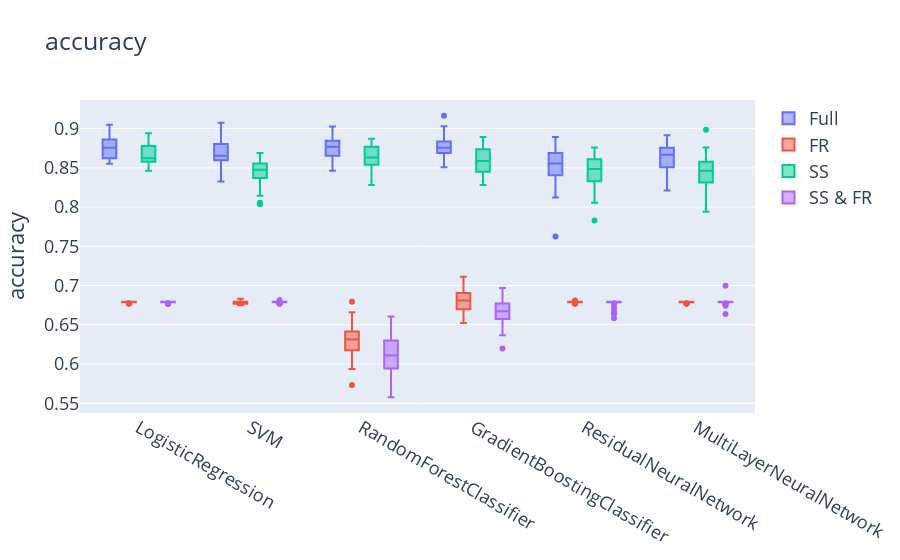
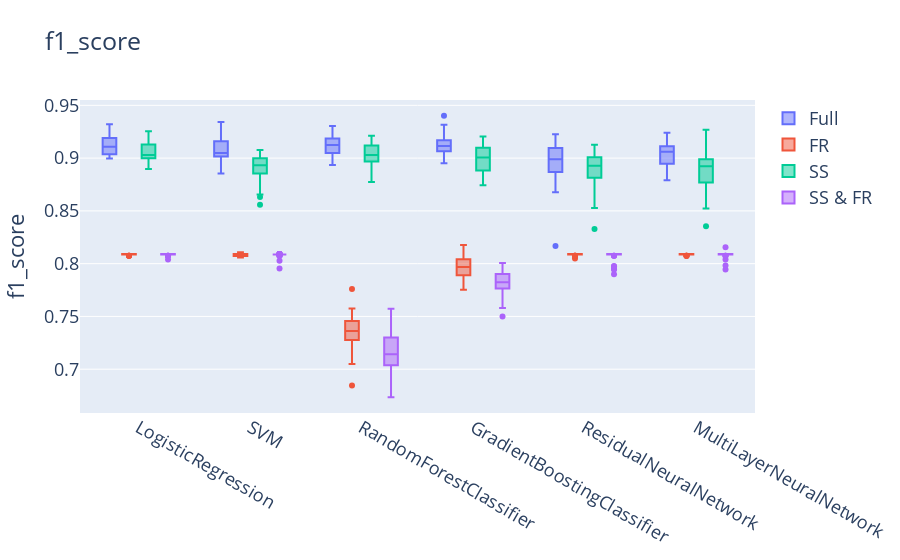
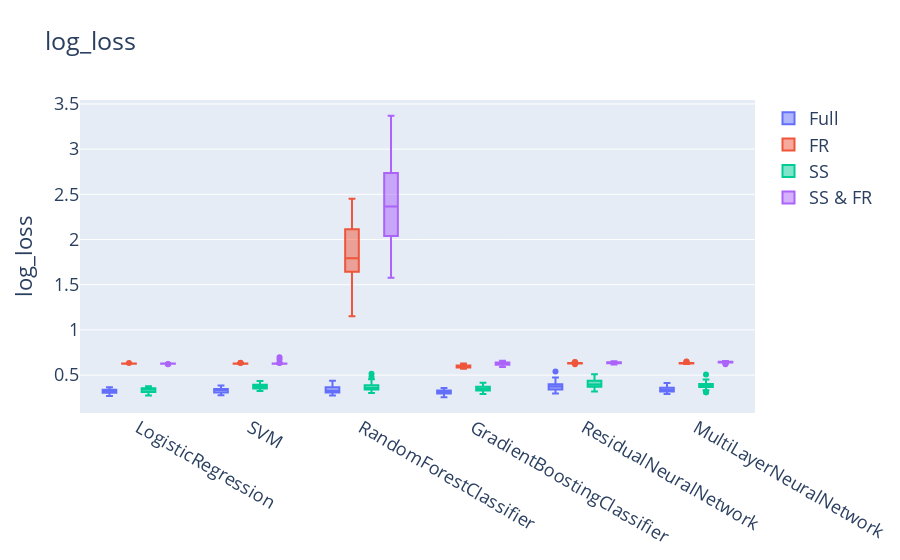

Write notebook code for charts like these, in order.
### Code cell
make_plots('accuracy')
make_plots('f1_score')
#make_plots('auc')
make_plots('log_loss')

### Figure 1 — Plotly figure (JSON) as saved in the notebook; plotly's stock layout.template omitted (floating-point values rounded to 4 significant figures; data arrays with more than 128 entries replaced by an {"elided": "..."} marker saying what was removed)
{"data": [{"name": "Full", "type": "box", "x": {"elided": "240 str values"}, "y": {"elided": "240 float values"}}, {"name": "FR", "type": "box", "x": {"elided": "240 str values"}, "y": {"elided": "240 float values"}}, {"name": "SS", "type": "box", "x": {"elided": "240 str values"}, "y": {"elided": "240 float values"}}, {"name": "SS & FR", "type": "box", "x": {"elided": "240 str values"}, "y": {"elided": "240 float values"}}], "layout": {"boxmode": "group", "font": {"size": 18}, "title": {"text": "accuracy"}, "yaxis": {"title": {"text": "accuracy"}}}}

### Figure 2 — Plotly figure (JSON) as saved in the notebook; plotly's stock layout.template omitted (floating-point values rounded to 4 significant figures; data arrays with more than 128 entries replaced by an {"elided": "..."} marker saying what was removed)
{"data": [{"name": "Full", "type": "box", "x": {"elided": "240 str values"}, "y": {"elided": "240 float values"}}, {"name": "FR", "type": "box", "x": {"elided": "240 str values"}, "y": {"elided": "240 float values"}}, {"name": "SS", "type": "box", "x": {"elided": "240 str values"}, "y": {"elided": "240 float values"}}, {"name": "SS & FR", "type": "box", "x": {"elided": "240 str values"}, "y": {"elided": "240 float values"}}], "layout": {"boxmode": "group", "font": {"size": 18}, "title": {"text": "f1_score"}, "yaxis": {"title": {"text": "f1_score"}}}}

### Figure 3 — Plotly figure (JSON) as saved in the notebook; plotly's stock layout.template omitted (floating-point values rounded to 4 significant figures; data arrays with more than 128 entries replaced by an {"elided": "..."} marker saying what was removed)
{"data": [{"name": "Full", "type": "box", "x": {"elided": "240 str values"}, "y": {"elided": "240 float values"}}, {"name": "FR", "type": "box", "x": {"elided": "240 str values"}, "y": {"elided": "240 float values"}}, {"name": "SS", "type": "box", "x": {"elided": "240 str values"}, "y": {"elided": "240 float values"}}, {"name": "SS & FR", "type": "box", "x": {"elided": "240 str values"}, "y": {"elided": "240 float values"}}], "layout": {"boxmode": "group", "font": {"size": 18}, "title": {"text": "log_loss"}, "yaxis": {"title": {"text": "log_loss"}}}}
